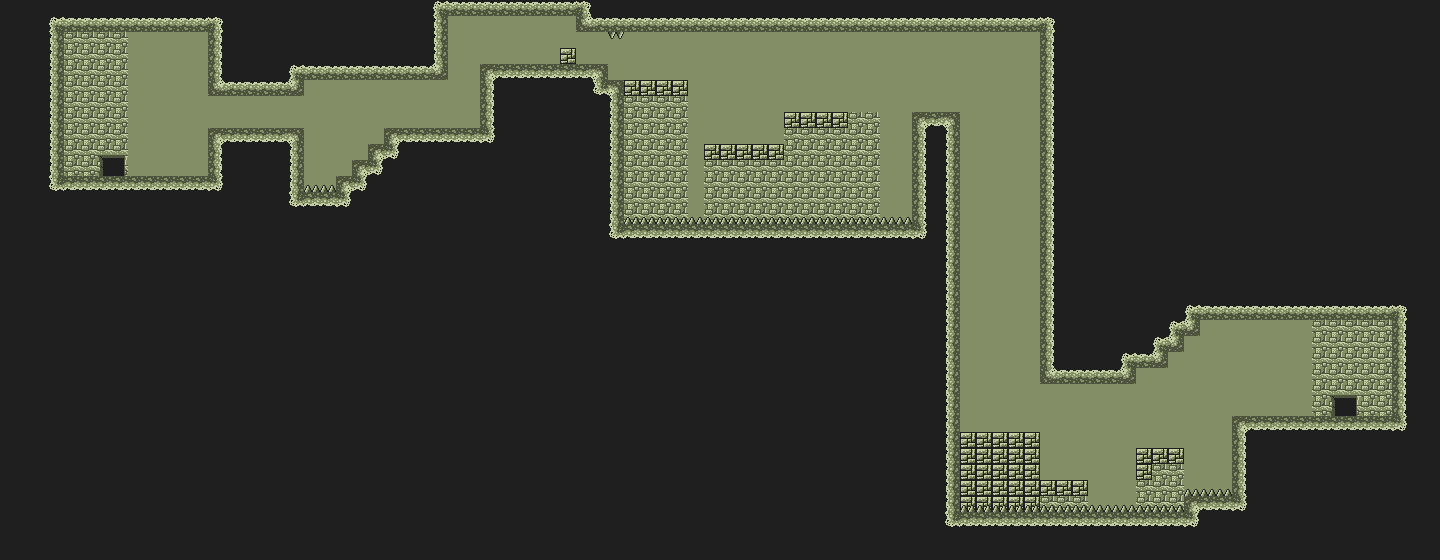

This game map was drawn from its Tiled (.tmx) file and the tilesets committed beside it. A one-line description and the trimmed map source follow:
An orthogonal 90x35 tile map with 16x16 px tiles, 2 tile layers (BackGround, Cave), 1 hidden layer not drawn, 2 tilesets and 51 objects (36x GROUND, 5x ATTACK, 4x GUARD, 2x BAT).

<map version="1.2" tiledversion="1.2.5" orientation="orthogonal" renderorder="right-down" width="90" height="35" tilewidth="16" tileheight="16" infinite="0" nextlayerid="9" nextobjectid="68">
 <tileset firstgid="1" name="Dungeon" tilewidth="16" tileheight="16" tilecount="45" columns="9">
  <image source="dungeon_tileset.png" width="150" height="80" />
 </tileset>
 <tileset firstgid="46" name="Pathfinding" tilewidth="16" tileheight="16" tilecount="4" columns="4">
  <image source="path_tileset.png" width="64" height="16" />
 </tileset>
 <objectgroup id="4" name="CheckPoints">
  <properties>
   <property name="size" value="4" />
  </properties>
  <object id="52" x="112" y="176">
   <point />
  </object>
  <object id="53" x="656" y="64">
   <point />
  </object>
  <object id="54" x="992" y="416">
   <point />
  </object>
  <object id="55" x="1344" y="400">
   <point />
  </object>
 </objectgroup>
 <objectgroup id="3" name="Colliders">
  <object id="1" type="GROUND" x="0" y="0" width="64" height="272" />
  <object id="3" type="GROUND" x="64" y="0" width="144" height="32" />
  <object id="4" type="GROUND" x="64" y="176" width="144" height="96" />
  <object id="5" type="GROUND" x="208" y="0" width="96" height="96" />
  <object id="6" type="GROUND" x="208" y="128" width="96" height="144" />
  <object id="7" type="GROUND" x="304" y="0" width="144" height="80" />
  <object id="8" type="GROUND" x="304" y="192" width="32" height="80" />
  <object id="9" type="GROUND" x="336" y="176" width="288" height="96" />
  <object id="10" type="GROUND" x="352" y="160" width="272" height="16" />
  <object id="11" type="GROUND" x="368" y="144" width="256" height="16" />
  <object id="12" type="GROUND" x="384" y="128" width="240" height="16" />
  <object id="13" type="GROUND" x="480" y="64" width="112" height="64" />
  <object id="14" type="GROUND" x="592" y="64" width="16" height="64" />
  <object id="15" type="GROUND" x="608" y="80" width="16" height="48" />
  <object id="16" type="GROUND" x="448" y="0" width="128" height="16" />
  <object id="19" type="GROUND" x="576" y="0" width="464" height="32" />
  <object id="20" type="GROUND" x="624" y="224" width="288" height="48" />
  <object id="22" type="GROUND" x="624" y="80" width="64" height="16" />
  <object id="23" type="GROUND" x="704" y="144" width="80" height="16" />
  <object id="24" type="GROUND" x="784" y="112" width="64" height="16" />
  <object id="25" type="GROUND" x="912" y="112" width="48" height="400" />
  <object id="26" type="GROUND" x="1040" y="0" width="80" height="384" />
  <object id="27" type="GROUND" x="1120" y="0" width="16" height="384" />
  <object id="28" type="GROUND" x="1136" y="0" width="32" height="368" />
  <object id="29" type="GROUND" x="1168" y="0" width="16" height="352" />
  <object id="30" type="GROUND" x="1184" y="0" width="16" height="336" />
  <object id="31" type="GROUND" x="1200" y="0" width="192" height="320" />
  <object id="33" type="GROUND" x="1392" y="0" width="48" height="416" />
  <object id="34" type="GROUND" x="1232" y="416" width="160" height="192" />
  <object id="35" type="GROUND" x="1184" y="496" width="48" height="112" />
  <object id="36" type="GROUND" x="960" y="512" width="224" height="96" />
  <object id="37" type="GROUND" x="960" y="432" width="80" height="64" />
  <object id="38" type="GROUND" x="1040" y="480" width="48" height="16" />
  <object id="39" type="GROUND" x="1152" y="448" width="32" height="16" />
  <object id="40" type="ATTACK" x="304" y="185" width="32" height="7" />
  <object id="44" type="ATTACK" x="608" y="32" width="16" height="7" />
  <object id="48" type="ATTACK" x="624" y="217" width="304" height="7" />
  <object id="50" type="ATTACK" x="960" y="505" width="224" height="7" />
  <object id="51" type="ATTACK" x="1184" y="480" width="48" height="16" />
  <object id="58" type="GROUND" x="1136" y="448" width="16" height="32" />
  <object id="59" type="GROUND" x="560" y="48" width="16" height="16" />
 </objectgroup>
 <layer id="5" name="BackGround" width="90" height="35">
  <properties>
   <property name="toDraw" value="true" />
  </properties>
  <data>[3150 cells, 3150 non-empty, 10 distinct tile ids]</data>
 </layer>
 <layer id="6" name="Cave" width="90" height="35">
  <properties>
   <property name="toDraw" value="true" />
  </properties>
  <data>[3150 cells, 363 non-empty, 15 distinct tile ids]</data>
 </layer>
 <layer id="7" name="Pathfinding" width="90" height="35" visible="0">
  <properties>
   <property name="toDraw" value="false" />
  </properties>
  <data>[3150 cells, 3150 non-empty, 4 distinct tile ids]</data>
 </layer>
 <objectgroup id="8" name="Enemies">
  <object id="60" name="GUARD" x="248" y="120">
   <point />
  </object>
  <object id="62" name="BAT" x="1088" y="392">
   <point />
  </object>
  <object id="63" name="GUARD" x="1280" y="408">
   <point />
  </object>
  <object id="64" name="BAT" x="384" y="88">
   <point />
  </object>
  <object id="65" name="GUARD" x="752" y="136">
   <point />
  </object>
  <object id="66" name="GUARD" x="528" y="56">
   <point />
  </object>
 </objectgroup>
</map>
